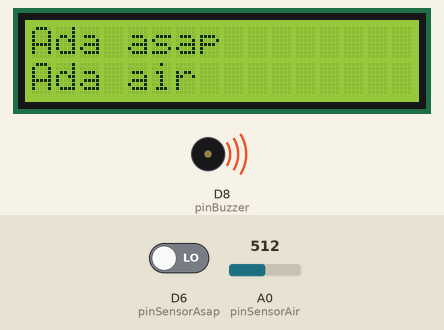
A sketch run on a simulated ESP8266 (NodeMCU). Shown: 16×2 character LCD, buzzer (waves = sounding). The inputs (shaded band) are chosen by the test bench; at power-on: A0 (pinSensorAir) = 512, D6 (pinSensorAsap) LOW. WiFi joins after 1.5 s; servers stay silent unless stated; web services answer with replies made up by the test bench; what the sketch prints to the serial monitor is not drawn.

Above: at 5.9 s.
6.0 s: A0 (pinSensorAir) set to 409
8.7 s: A0 (pinSensorAir) set to 387
At 10.7 s:
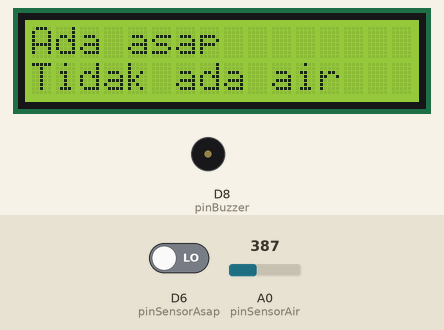
11.5 s: D6 (pinSensorAsap) driven HIGH
At 13.3 s:
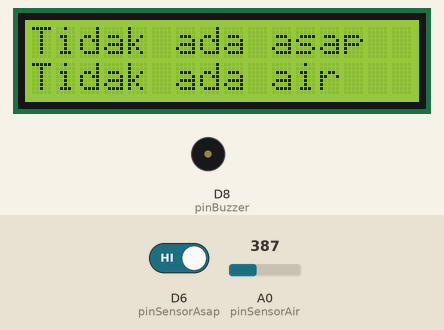
14.3 s: A0 (pinSensorAir) set to 410
At 15.9 s:
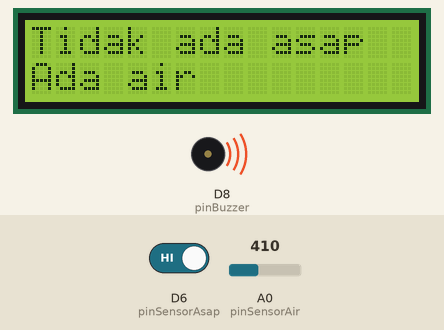
18.8 s: A0 (pinSensorAir) set to 390
At 19.3 s:
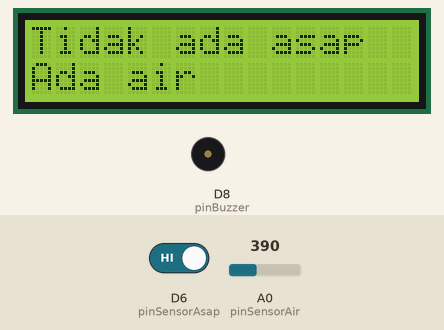
20.9 s: A0 (pinSensorAir) set to 511
At 21.9 s:
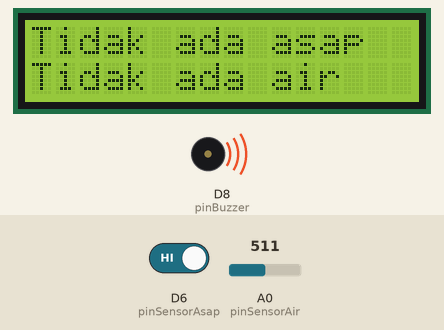
Timing chart, 0 to 26.4 s (numbered marks = the images above; inputs shaded):
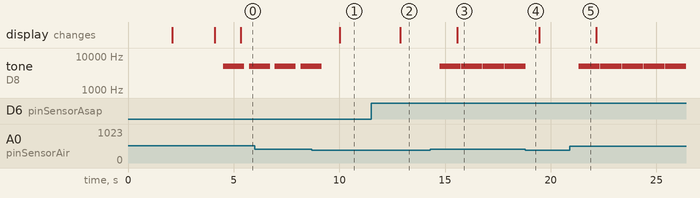

Measured:
- the behaviour switches between 401 and 400 on A0 (pinSensorAir) (found by bisection; images 0 and 1)
- after the input at 8.7 s, tone on D8 (pinBuzzer): goes on until 9.2 s, then stays silent; the display: changes after 1.3 s (image 1)
- after the input at 11.5 s, the display: changes after 1.4 s (image 2)
- after the input at 14.3 s, tone on D8 (pinBuzzer): alternates 5000 Hz for 1.0 s and silent for 0.02 s, starting after 0.44 s; the display: changes after 1.3 s (image 3)
- after the input at 18.8 s, tone on D8 (pinBuzzer): goes on until 18.8 s, then stays silent
- after the input at 20.9 s, tone on D8 (pinBuzzer): alternates 5000 Hz for 1.0 s and silent for 0.02 s, starting after 0.43 s
- by itself, tone on D8 (pinBuzzer): alternates 5000 Hz for 1.0 s and silent for 0.22 s

The sketch:

monitoringUapDanAir.ino
```cpp
#include "ThingSpeak.h"
#include <ESP8266HTTPClient.h>
#include <ESP8266WiFi.h>
#include <WiFiClient.h>
#include <UrlEncode.h>
#include <Wire.h>
#include <LiquidCrystal_I2C.h>

const int pinSensorAsap = D6;
const int pinSensorAir = A0;
const int pinBuzzer = D8; // Buzzer pin

const char* wifiSsid = "Home";
const char* wifiPassword = "home4321";
WiFiClient client;

unsigned long myChannelNumber = 2220709; // ThingSpeak Channel ID
const char *myWriteAPIKey = "0P7BWJQMMCLAGN23"; // ThingSpeak API Key

String phoneNumber = "+6288227990636";
String apiKey = "2688456";

LiquidCrystal_I2C lcd(0x27, 16, 2);
bool air = false;
bool asap = false;
String customData = ""; // Variable to hold custom data

void sendMessage(String message) {
  String url = "http://api.callmebot.com/whatsapp.php?phone=" + phoneNumber + "&apikey=" + apiKey + "&text=" + urlEncode(message);
  WiFiClient client;
  HTTPClient http;
  http.begin(client, url);
  http.addHeader("Content-Type", "application/x-www-form-urlencoded");
  int httpResponseCode = http.POST(url);
  if (httpResponseCode == 200) {
    Serial.println("Message sent successfully");
  } else {
    Serial.println("Error sending the message");
    Serial.print("HTTP response code: ");
    Serial.println(httpResponseCode);
  }
  http.end();
}

void sendDataToThingSpeak() {
  // Update ThingSpeak with smoke, water, and custom data
  if (WiFi.status() == WL_CONNECTED) {
    ThingSpeak.writeField(myChannelNumber, 1, asap ? 1 : 0, myWriteAPIKey); // Field 1 for smoke detection (1 for detected, 0 for not detected)
    ThingSpeak.writeField(myChannelNumber, 2, air ? 1 : 0, myWriteAPIKey); // Field 3 for water detection (1 for detected, 0 for not detected)

    // Uncomment the following line if you want to see the custom data being sent to ThingSpeak
    // Serial.println("Custom data sent: " + customData);

    // Reset custom data after sending
    customData = "";
  }
}

void setup() {
  Serial.begin(115200);
  WiFi.mode(WIFI_STA);
  ThingSpeak.begin(client);

  Wire.begin();
  lcd.begin(16, 2);
  lcd.backlight();
  lcd.clear();


  // Connect to Wi-Fi
  WiFi.begin(wifiSsid, wifiPassword);
  Serial.print("Connecting to WiFi...");
  lcd.setCursor(0, 0);
  lcd.print("Connecting to ");
  lcd.setCursor(0, 1);
  lcd.print("WiFi");
  while (WiFi.status() != WL_CONNECTED) {
    Serial.print(".");
    delay(1000);
  }
  Serial.println("\nConnected to WiFi.");

  lcd.setCursor(0, 0);
  lcd.print("Connected to ");
  lcd.setCursor(0, 1);
  lcd.print("WiFi");
  delay(2000);
  lcd.clear();
  sendMessage("Device started");

  pinMode(pinBuzzer, OUTPUT);
  digitalWrite(pinBuzzer, LOW);
}

void loop() {
  // Smoke and Water Sensor Logic
  int tingkatAsap = digitalRead(pinSensorAsap);
  int nilaiAir = analogRead(pinSensorAir);
  bool airTerdeteksi = (nilaiAir > 400);

  if (tingkatAsap == 1) {
    asap = false;
    digitalWrite(pinBuzzer, LOW); // Turn off the buzzer when smoke is not detected
  } else {
    asap = true;
    digitalWrite(pinBuzzer, HIGH); // Turn on the buzzer for smoke detection
    sendMessage("Ada asap terdeteksi");
  }

  if (airTerdeteksi) {
    air = true;
    unsigned long currentMillis = millis();
    digitalWrite(pinBuzzer, HIGH); // Turn on the buzzer for water detection
    tone(pinBuzzer, 5000,1000);
    sendMessage("Ada air terdeteksi");
  } else {
    air = false;
    digitalWrite(pinBuzzer, LOW); // Turn off the buzzer when water is not detected
  }


  // Send data to ThingSpeak
  sendDataToThingSpeak();

  // Display Data on LCD
  String adaAir = air ? "Ada air" : "Tidak ada air";
  String adaAsap = asap ? "Ada asap" : "Tidak ada asap";
  lcd.clear();
  lcd.setCursor(0, 0);
  lcd.print(adaAsap);
  lcd.setCursor(0, 1);
  lcd.print(adaAir);

  delay(200);
}
```
